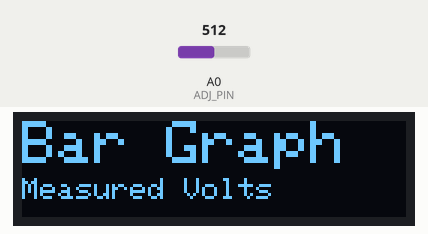
This sketch was run on a simulated Arduino Uno, built with avr-gcc and run on an emulated ATmega328P. On the bench: 128×32 one-colour display. Inputs (shaded band) come from the test bench; at power-on: A0 (ADJ_PIN) = 512.

Above: at 1.1 s.

The sketch:

Battery_Indicator.ino
```cpp
/*
  The purpose of this program is to test and demonstrate the display performance of the 128 x 64 display

  A0    Voltage read (5K pot across +5, and ground)
  A1
  A2
  A3
  A4    SDA (if no SDA pin)
  A5    SCL (if not SCL pin)

*/

#include <SPI.h>
#include <Wire.h>
#include <Adafruit_GFX.h>
#include <Adafruit_SSD1306.h>

#define ADJ_PIN A0
#define OLED_RESET 4
Adafruit_SSD1306 Display(OLED_RESET);

int r = 0;
int i = 0;

void setup()   {

  Serial.begin(9600);
  pinMode(ADJ_PIN, INPUT);
  Display.begin(SSD1306_SWITCHCAPVCC, 0x3C);  // initialize with the I2C addr 0x3C (for the 128x32)

  Display.clearDisplay();
  Display.display();
  delay (1000);

  DrawTitles();

}


void loop() {

  r = analogRead(ADJ_PIN);
  r = r / 7.98;

  Display.setTextSize(2);
  // note set the background color or the old text will still display
  Display.setTextColor(WHITE, BLACK);
  Display.setCursor(0, 33);
  Display.println(Format(r * 7.99 / 204.6, 3, 2));

  //draw the bar graph
  Display.fillRect(r, 50, 128 - r, 10, BLACK);
  Display.fillRect(3, 50, r, 10, WHITE);

  for (i = 1; i < 13; i++) {
    Display.fillRect(i * 10, 50, 2, 10, BLACK);
  }

  // now that the display is build, display it...
  Display.display();

}


void DrawTitles(void) {

  Display.setTextSize(2);
  Display.setTextColor(WHITE);
  Display.setCursor(0, 0);
  Display.println("Bar Graph");

  Display.setTextSize(1);
  Display.setTextColor(WHITE);
  Display.setCursor(0, 19);
  Display.println("Measured Volts");
  //Display.println("Random number");
  Display.display();

}


String Format(double val, int dec, int dig ) {

  int addpad = 0;
  char sbuf[20];
  String fdata = (dtostrf(val, dec, dig, sbuf));
  int slen = fdata.length();
  for ( addpad = 1; addpad <= dec + dig - slen; addpad++) {
    fdata = " " + fdata;
  }
  return (fdata);

}
```
